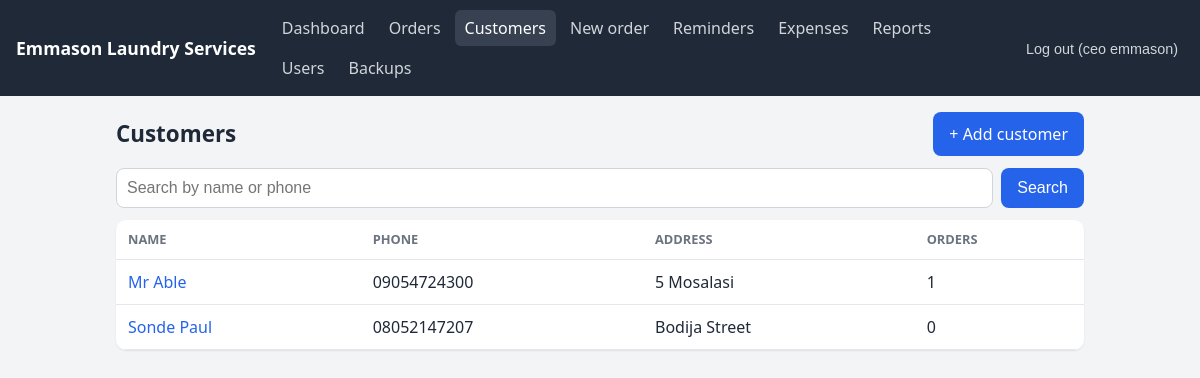
/app/customers (signed in), run on the app's committed database.
### app/models.py (models this page shows)
class User(Base):
     __tablename__ = "users"
     id = Column(Integer, primary_key=True)
     username = Column(String, unique=True, nullable=False)
     full_name = Column(String, nullable=False)
     password_hash = Column(String, nullable=False)
     role = Column(String, default="staff")        # admin or staff
     is_active = Column(Boolean, default=True)
     created_at = Column(DateTime, default=datetime.utcnow)

class Customer(Base):
    __tablename__ = "customers"
    id = Column(Integer, primary_key=True)
    name = Column(String, nullable=False)
    phone = Column(String, unique=True, nullable=False)
    address = Column(String)
    created_at = Column(DateTime, default=datetime.utcnow)
    orders = relationship("Order", back_populates="customer")

### app/routers/web.py (the view)
@router.get("/app/customers")
def customers_page(request: Request, q: str = "", user=Depends(web_user),
                   db: Session = Depends(get_db)):
    query = db.query(models.Customer)
    term = q.strip()
    if term:
        query = query.filter(
            models.Customer.name.ilike(f"%{term}%") | models.Customer.phone.contains(term)
        )
    customers = query.order_by(models.Customer.name).all()
    return templates.TemplateResponse(
        request, "customers.html",
        {"user": user, "page": "customers", "customers": customers, "q": term},
    )

### app/templates/customers.html (shortened to what this page needs)
{% extends "base.html" %}
{% block content %}
<div class="page-head">
  <h1>Customers</h1>
  <a class="btn" href="/app/customers/new">+ Add customer</a>
</div>
<form class="search" method="get" action="/app/customers">
  <input name="q" value="{{ q }}" placeholder="Search by name or phone" autocomplete="off">
  <button class="btn" type="submit">Search</button>
</form>
<div class="table-wrap">
  {% if customers %}
  <table>
    <thead><tr><th>Name</th><th>Phone</th><th>Address</th><th>Orders</th></tr></thead>
    <tbody>
      {% for c in customers %}
      <tr>
        <td><a href="/app/customers/{{ c.id }}">{{ c.name }}</a></td>
        <td>{{ c.phone }}</td>
        <td>{{ c.address or "-" }}</td>
        <td>{{ c.orders|length }}</td>
      </tr>
      {% endfor %}
    </tbody>
  </table>
  {% else %}
  <div class="empty">
    {% if q %}No customers match "{{ q }}".{% else %}No customers yet. Add your first one.{% endif %}
  </div>
  {% endif %}
</div>
{% endblock %}

### app/templates/base.html (shortened to what this page needs)
<!doctype html>
<html lang="en">
<head>
  <link rel="stylesheet" href="/static/style.css">
</head>
<body>
  <header class="topbar">
    <a class="brand" href="/app">{{ business }}</a>
        <nav>
      <a href="/app" class="{{ 'active' if page == 'dashboard' }}">Dashboard</a>
      <a href="/app/orders" class="{{ 'active' if page == 'orders' }}">Orders</a>
      <a href="/app/customers" class="{{ 'active' if page == 'customers' }}">Customers</a>
      <a href="/app/orders/new" class="{{ 'active' if page == 'new_order' }}">New order</a>
      <a href="/app/reminders" class="{{ 'active' if page == 'reminders' }}">Reminders</a>
      {% if user.role == "admin" %}
      <a href="/app/expenses" class="{{ 'active' if page == 'expenses' }}">Expenses</a>
      <a href="/app/reports" class="{{ 'active' if page == 'reports' }}">Reports</a>
      <a href="/app/users" class="{{ 'active' if page == 'users' }}">Users</a>
      <a href="/app/backups" class="{{ 'active' if page == 'backups' }}">Backups</a>
      {% endif %}
    </nav>
    <form method="post" action="/logout">
      <button class="link">Log out ({{ user.username }})</button>
    </form>
  </header>
  <main>
    {% block content %}{% endblock %}
  </main>
</body>
</html>

### app/static/style.css (style rules this page uses)
* { box-sizing: border-box; }
body { margin: 0; font-family: system-ui, -apple-system, "Segoe UI", Roboto, sans-serif; background: #f3f4f6; color: #1f2937; line-height: 1.5; }
a { color: #2563eb; text-decoration: none; }
.topbar { background: #1f2937; color: #fff; padding: 10px 16px; display: flex; flex-wrap: wrap; align-items: center; gap: 8px 16px; }
.topbar .brand { color: #fff; font-weight: 700; font-size: 1.1rem; }
.topbar nav { display: flex; flex-wrap: wrap; gap: 4px; flex: 1; }
.topbar nav a { color: #d1d5db; padding: 6px 10px; border-radius: 6px; }
.topbar nav a.active, .topbar nav a:hover { background: #374151; color: #fff; }
.topbar form { margin: 0; }
button.link { background: none; border: 0; color: #d1d5db; cursor: pointer; font-size: .9rem; }
main { max-width: 1000px; margin: 0 auto; padding: 16px; }
h1 { font-size: 1.4rem; margin: 8px 0 16px; }
.btn { display: inline-block; background: #2563eb; color: #fff; border: 0; border-radius: 8px; padding: 10px 16px; font-size: 1rem; cursor: pointer; }
input, select, textarea { width: 100%; padding: 10px; border: 1px solid #d1d5db; border-radius: 8px; font-size: 1rem; background: #fff; }
.table-wrap { overflow-x: auto; background: #fff; border-radius: 10px; box-shadow: 0 1px 2px rgba(0,0,0,.08); }
table { width: 100%; border-collapse: collapse; }
th, td { text-align: left; padding: 10px 12px; border-bottom: 1px solid #e5e7eb; white-space: nowrap; }
th { font-size: .8rem; color: #6b7280; text-transform: uppercase; }
.page-head { display: flex; justify-content: space-between; align-items: center; flex-wrap: wrap; gap: 8px; margin-bottom: 12px; }
.page-head h1 { margin: 0; }
.search { display: flex; gap: 8px; margin-bottom: 12px; }
.search input { flex: 1; }

### data on the page
User: username "ceo emmason"
Customer: name "Mr Able", phone "09054724300", address "5 Mosalasi", orders|length "1"
Customer: name "Sonde Paul", phone "08052147207", address "Bodija Street", orders|length "0"

### other printed values
{{ business }} "Emmason Laundry Services"
